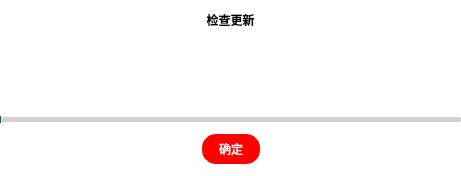
<?xml version="1.0" encoding="UTF-8"?>
<ui version="4.0">
 <class>upgrade</class>
 <widget class="QDialog" name="upgrade">
  <property name="geometry">
   <rect>
    <x>0</x>
    <y>0</y>
    <width>461</width>
    <height>174</height>
   </rect>
  </property>
  <property name="sizePolicy">
   <sizepolicy hsizetype="Expanding" vsizetype="Expanding">
    <horstretch>0</horstretch>
    <verstretch>0</verstretch>
   </sizepolicy>
  </property>
  <property name="windowTitle">
   <string>Dialog</string>
  </property>
  <property name="styleSheet">
   <string notr="true">QWidget {
	background:white;
}
QPushButton {
	color:white;
	background:red;
	border:1px solid white;
	border-radius:15px;
}
QSlider::groove:horizontal {
	border:0px solid #bbb;
}
QSlider::sub-page:horizontal {
	background:green;
	border-radius:2px;
	margin-top:4px;
	margin-bottom:4px;
}

QSlider::add-page:horizontal {
	background-color: rgb(209, 209, 209);
	border-radius:0px solid #777;
	border-radius:2px;
	margin-top:5px;
	margin-bottom:5px;
}

QSlider::handle:horizontal {
	width:0px;
	border:0px solid #999999;
	border-radius:0px;
}
</string>
  </property>
  <layout class="QGridLayout" name="gridLayout_2">
   <property name="leftMargin">
    <number>0</number>
   </property>
   <property name="rightMargin">
    <number>0</number>
   </property>
   <property name="horizontalSpacing">
    <number>0</number>
   </property>
   <item row="0" column="0" colspan="3">
    <widget class="QLabel" name="label">
     <property name="sizePolicy">
      <sizepolicy hsizetype="Expanding" vsizetype="Preferred">
       <horstretch>0</horstretch>
       <verstretch>0</verstretch>
      </sizepolicy>
     </property>
     <property name="font">
      <font>
       <weight>75</weight>
       <bold>true</bold>
      </font>
     </property>
     <property name="text">
      <string>检查更新</string>
     </property>
     <property name="alignment">
      <set>Qt::AlignCenter</set>
     </property>
    </widget>
   </item>
   <item row="2" column="1">
    <widget class="QPushButton" name="pushButton">
     <property name="sizePolicy">
      <sizepolicy hsizetype="Fixed" vsizetype="Fixed">
       <horstretch>0</horstretch>
       <verstretch>0</verstretch>
      </sizepolicy>
     </property>
     <property name="minimumSize">
      <size>
       <width>60</width>
       <height>32</height>
      </size>
     </property>
     <property name="maximumSize">
      <size>
       <width>60</width>
       <height>32</height>
      </size>
     </property>
     <property name="cursor">
      <cursorShape>PointingHandCursor</cursorShape>
     </property>
     <property name="text">
      <string>确定</string>
     </property>
     <property name="flat">
      <bool>false</bool>
     </property>
    </widget>
   </item>
   <item row="1" column="0" colspan="3">
    <widget class="QWidget" name="widget" native="true">
     <property name="sizePolicy">
      <sizepolicy hsizetype="Expanding" vsizetype="Expanding">
       <horstretch>0</horstretch>
       <verstretch>0</verstretch>
      </sizepolicy>
     </property>
     <layout class="QGridLayout" name="gridLayout">
      <property name="leftMargin">
       <number>0</number>
      </property>
      <property name="topMargin">
       <number>0</number>
      </property>
      <property name="rightMargin">
       <number>0</number>
      </property>
      <property name="bottomMargin">
       <number>0</number>
      </property>
      <property name="horizontalSpacing">
       <number>0</number>
      </property>
      <property name="verticalSpacing">
       <number>9</number>
      </property>
      <item row="0" column="0">
       <widget class="QTextEdit" name="infoText">
        <property name="frameShape">
         <enum>QFrame::NoFrame</enum>
        </property>
        <property name="horizontalScrollBarPolicy">
         <enum>Qt::ScrollBarAlwaysOff</enum>
        </property>
        <property name="tabChangesFocus">
         <bool>false</bool>
        </property>
        <property name="readOnly">
         <bool>true</bool>
        </property>
        <property name="html">
         <string>&lt;!DOCTYPE HTML PUBLIC &quot;-//W3C//DTD HTML 4.0//EN&quot; &quot;http://www.w3.org/TR/REC-html40/strict.dtd&quot;&gt;
&lt;html&gt;&lt;head&gt;&lt;meta name=&quot;qrichtext&quot; content=&quot;1&quot; /&gt;&lt;style type=&quot;text/css&quot;&gt;
p, li { white-space: pre-wrap; }
&lt;/style&gt;&lt;/head&gt;&lt;body style=&quot; font-family:'SimSun'; font-size:9pt; font-weight:400; font-style:normal;&quot;&gt;
&lt;p style=&quot;-qt-paragraph-type:empty; margin-top:0px; margin-bottom:0px; margin-left:0px; margin-right:0px; -qt-block-indent:0; text-indent:0px; font-family:'SimSun';&quot;&gt;&lt;br /&gt;&lt;/p&gt;&lt;/body&gt;&lt;/html&gt;</string>
        </property>
       </widget>
      </item>
      <item row="1" column="0">
       <widget class="QSlider" name="process">
        <property name="orientation">
         <enum>Qt::Horizontal</enum>
        </property>
       </widget>
      </item>
     </layout>
    </widget>
   </item>
  </layout>
 </widget>
 <resources/>
 <connections/>
</ui>
